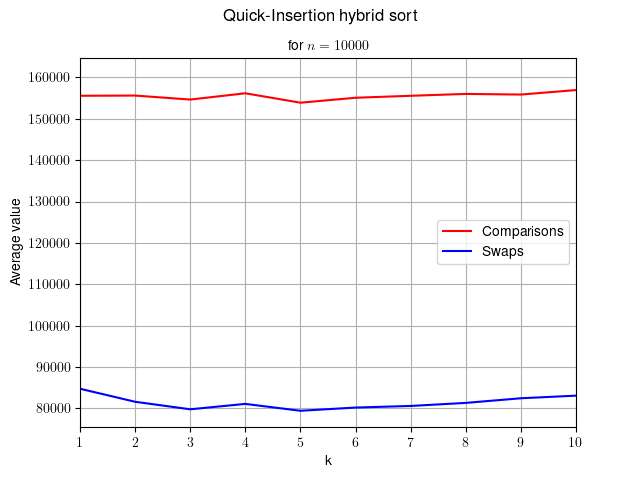

Recreate this plot in Python.
import numpy as np
import matplotlib.pyplot as plt
from typing import List

plt.rcParams.update({
    "text.usetex": True,
    "font.family": "Helvetica"
})

def makegraph(fileName: str, avgN: List[int], avgC: List[float], avgS: List[float], title: str, subtitle: str) -> None:
    plt.clf()
    plt.grid(True)
    plt.margins(0, 0)
    plt.ylim(bottom=(0.95*min(avgS)), top=(1.05*max(avgC)))
    plt.plot(avgN, avgC, c='r', label="Comparisons")
    plt.plot(avgN, avgS, c='b', label="Swaps")
    plt.xlabel("k")
    plt.ylabel('Average value')
    plt.suptitle(title)
    plt.title(subtitle, fontsize=10)
    plt.legend()
    plt.savefig(fileName)

if __name__ == "__main__":
    data = open("hybrid.txt").read().strip().split("\n")
    for i in range(len(data)):
        data[i] = list(map(int, data[i].split(" ")))

    k = []
    avgcomps = []
    avgswaps = []

    for triple in data:
        if triple[0] not in k:
            k.append(triple[0])
            if triple[0] != k[0]:
                avgcomps.append(sumc/r)
                avgswaps.append(sums/r)
            sumc = 0
            sums = 0
            r = 0

        sumc += triple[1]
        sums += triple[2]
        r += 1

    avgcomps.append(sumc/r)
    avgswaps.append(sums/r)

    print("Min comparisons for k = ", k[avgcomps.index(min(avgcomps))], "\nMin swaps for k = ", k[avgswaps.index(min(avgswaps))])

    makegraph("hybrid.png", k, avgcomps, avgswaps, "Quick-Insertion hybrid sort", "for $n=10000$")
    

